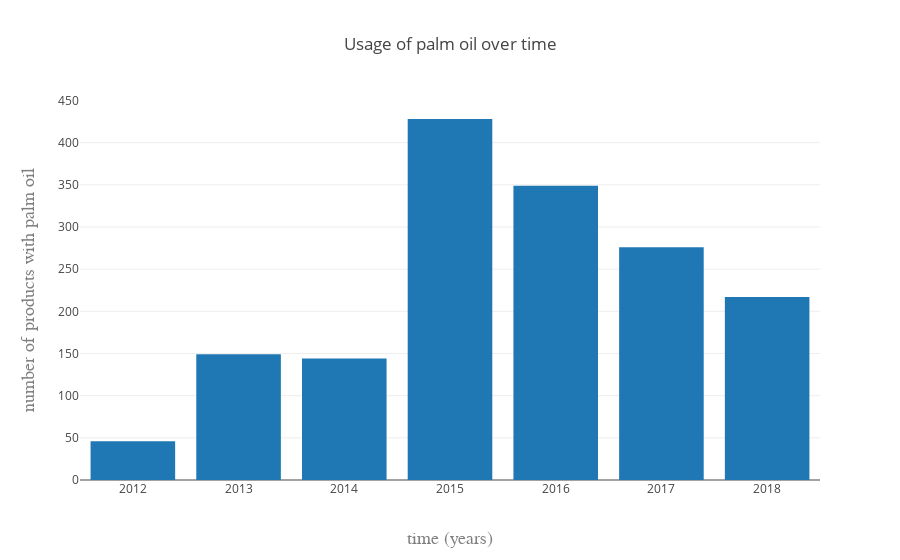

The notebook cell saved with this chart:
### Code cell
data = [go.Bar(x=palm_oil_over_time.index,
            y=palm_oil_over_time.values)]

layout = go.Layout(
    title='Usage of palm oil over time',
    xaxis=dict(
        title='time (years)',
        titlefont=dict(
            family='Courier New, monospace',
            size=18,
            color='#7f7f7f'
        )
    ),
    yaxis=dict(
        title='number of products with palm oil',
        titlefont=dict(
            family='Courier New, monospace',
            size=18,
            color='#7f7f7f'
        )
    )
)
fig = go.Figure(data=data, layout=layout)

iplot(fig, filename='jupyter-basic_bar')

### Figure 1 — Plotly figure (JSON) as saved in the notebook; plotly's stock layout.template omitted (floating-point values rounded to 4 significant figures)
{"data": [{"type": "bar", "uid": "79acef3e-c210-41ea-8979-359087ae3d89", "x": [2015, 2016, 2017, 2018, 2013, 2014, 2012], "y": [428, 349, 276, 217, 149, 144, 46]}], "layout": {"title": "Usage of palm oil over time", "xaxis": {"title": "time (years)", "titlefont": {"color": "#7f7f7f", "family": "Courier New, monospace", "size": 18}}, "yaxis": {"title": "number of products with palm oil", "titlefont": {"color": "#7f7f7f", "family": "Courier New, monospace", "size": 18}}}}
